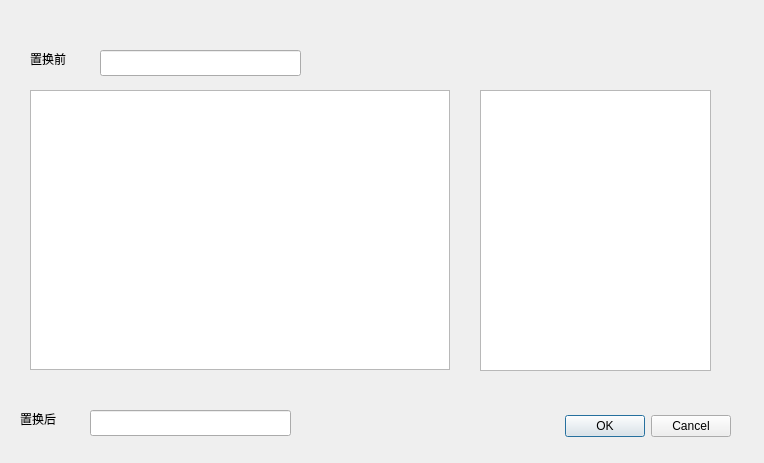
<?xml version="1.0" encoding="UTF-8"?>
<ui version="4.0">
 <class>IP_Substitute_Dlg</class>
 <widget class="QDialog" name="IP_Substitute_Dlg">
  <property name="geometry">
   <rect>
    <x>0</x>
    <y>0</y>
    <width>764</width>
    <height>463</height>
   </rect>
  </property>
  <property name="windowTitle">
   <string>Dialog</string>
  </property>
  <widget class="QDialogButtonBox" name="buttonBox">
   <property name="geometry">
    <rect>
     <x>390</x>
     <y>410</y>
     <width>341</width>
     <height>32</height>
    </rect>
   </property>
   <property name="orientation">
    <enum>Qt::Horizontal</enum>
   </property>
   <property name="standardButtons">
    <set>QDialogButtonBox::Cancel|QDialogButtonBox::Ok</set>
   </property>
  </widget>
  <widget class="QLabel" name="label">
   <property name="geometry">
    <rect>
     <x>30</x>
     <y>50</y>
     <width>58</width>
     <height>18</height>
    </rect>
   </property>
   <property name="text">
    <string>置换前</string>
   </property>
  </widget>
  <widget class="QLabel" name="label_2">
   <property name="geometry">
    <rect>
     <x>20</x>
     <y>410</y>
     <width>58</width>
     <height>18</height>
    </rect>
   </property>
   <property name="text">
    <string>置换后</string>
   </property>
  </widget>
  <widget class="QLineEdit" name="lineEdit_mText">
   <property name="geometry">
    <rect>
     <x>100</x>
     <y>50</y>
     <width>201</width>
     <height>26</height>
    </rect>
   </property>
   <property name="readOnly">
    <bool>true</bool>
   </property>
  </widget>
  <widget class="QLineEdit" name="lineEdit_m0Text">
   <property name="geometry">
    <rect>
     <x>90</x>
     <y>410</y>
     <width>201</width>
     <height>26</height>
    </rect>
   </property>
   <property name="readOnly">
    <bool>true</bool>
   </property>
  </widget>
  <widget class="QTableView" name="tableView">
   <property name="geometry">
    <rect>
     <x>30</x>
     <y>90</y>
     <width>420</width>
     <height>280</height>
    </rect>
   </property>
  </widget>
  <widget class="QTextEdit" name="textEdit">
   <property name="geometry">
    <rect>
     <x>480</x>
     <y>90</y>
     <width>231</width>
     <height>281</height>
    </rect>
   </property>
   <property name="readOnly">
    <bool>true</bool>
   </property>
  </widget>
 </widget>
 <resources/>
 <connections>
  <connection>
   <sender>buttonBox</sender>
   <signal>accepted()</signal>
   <receiver>IP_Substitute_Dlg</receiver>
   <slot>accept()</slot>
   <hints>
    <hint type="sourcelabel">
     <x>248</x>
     <y>254</y>
    </hint>
    <hint type="destinationlabel">
     <x>157</x>
     <y>274</y>
    </hint>
   </hints>
  </connection>
  <connection>
   <sender>buttonBox</sender>
   <signal>rejected()</signal>
   <receiver>IP_Substitute_Dlg</receiver>
   <slot>reject()</slot>
   <hints>
    <hint type="sourcelabel">
     <x>316</x>
     <y>260</y>
    </hint>
    <hint type="destinationlabel">
     <x>286</x>
     <y>274</y>
    </hint>
   </hints>
  </connection>
 </connections>
</ui>
